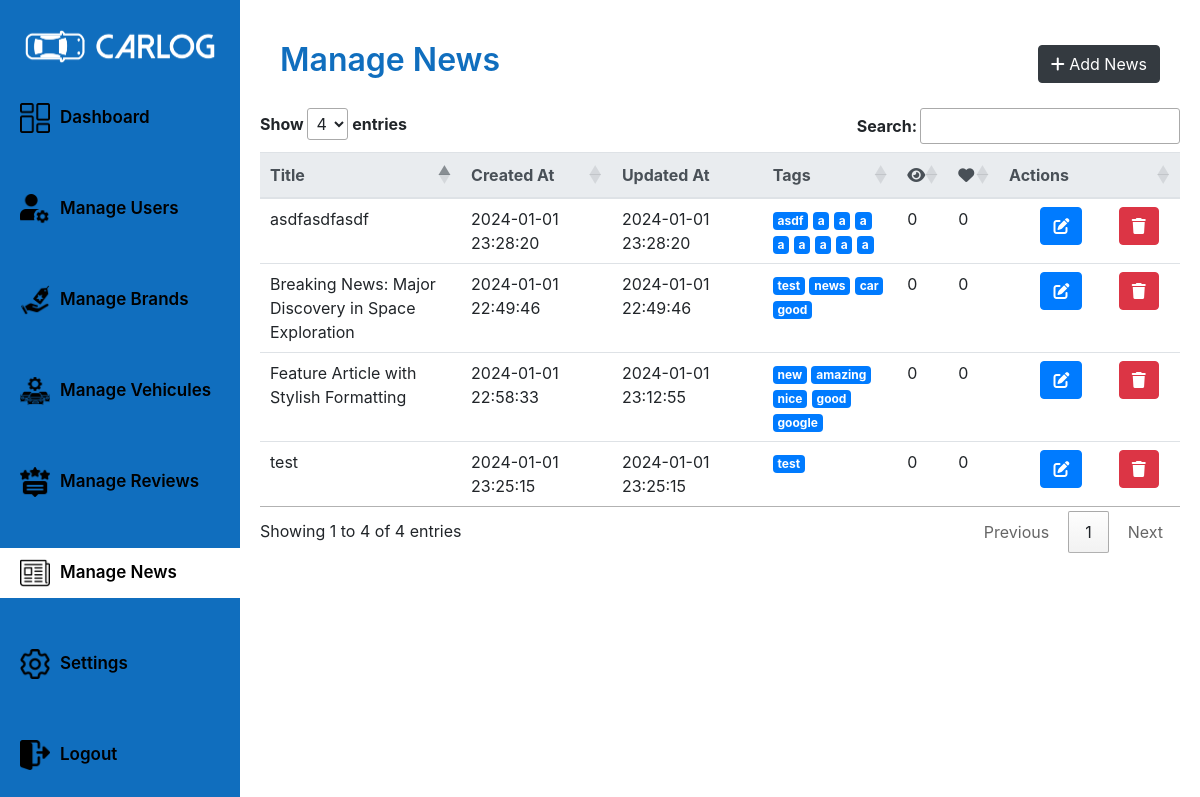
Screenshot of /admin/manageNewsPage/ (signed in) with the database file from the repository.
### tables this page shows
CREATE TABLE `news` (
  `id` int(11) NOT NULL,
  `title` varchar(255) NOT NULL,
  `content` text NOT NULL,
  `link` varchar(255) DEFAULT NULL,
  `created_at` timestamp NOT NULL DEFAULT current_timestamp(),
  `updated_at` timestamp NOT NULL DEFAULT current_timestamp() ON UPDATE current_timestamp(),
  `tags` varchar(255) DEFAULT NULL,
  `views_count` int(11) DEFAULT 0,
  `likes_count` int(11) DEFAULT 0
);

### app/router.php (called while the page is built, shortened)
<?php
require_once($_SERVER['DOCUMENT_ROOT'] . "/CarLog/app/views/adminViews/manageNewsPage.php");
$request = rtrim($_SERVER['REQUEST_URI'], '/') . '/';
$request = strtok($request, '?');
$userRole = isset($_SESSION['USER']) ? $_SESSION['USER']['role'] : 'GUEST';
$view = null;
switch ($request) {
    case '/CarLog/admin/manageNewsPage/':
        if ($userRole === 'ADMIN') {
            $view = new ManageNewsPage();
        } else {
            $view = new UnAuthorizedPage();
        }
        break;
}
$view->showPage();

### config/queries/newsQueries.php (called while the page is built, shortened)
<?php
require_once($_SERVER['DOCUMENT_ROOT'] . '/CarLog/app/controllers/databaseController.php');
class NewsQueries
{
    public static function getAllNews()
    {
        return "SELECT * FROM news";
    }
}

### app/models/newsModel.php (called while the page is built, shortened)
<?php
require_once($_SERVER['DOCUMENT_ROOT'] . "/CarLog/Config/queries/newsQueries.php");
require_once($_SERVER['DOCUMENT_ROOT'] . '/CarLog/app/controllers/databaseController.php');
class NewsModel
{
    public function getAllNews()
    {
        $dbController = new DatabaseController();
        $database = $dbController->connect();
        $query = NewsQueries::getAllNews();
        $news = $dbController->request($database, $query);
        return $news;
    }
}

### app/controllers/databaseController.php (called while the page is built, shortened)
<?php
require_once($_SERVER['DOCUMENT_ROOT'] . '/CarLog/app/models/databaseModel.php');
class DatabaseController
{
    public function request($database, $query, $params = [])
    {
        $databaseModel = new DatabaseModel();
        return $databaseModel->request($database, $query, $params);
    }
}

### app/models/databaseModel.php (called while the page is built, shortened)
<?php
class DatabaseModel
{
    public function request($database, $query, $params = [])
    {
        try {
            $stmt = $database->prepare($query);
            if ($stmt) {
                if (!empty($params)) {
                    $stmt->execute($params);
                } else {
                    $stmt->execute();
                }
                $result = $stmt->fetchAll(PDO::FETCH_ASSOC);
                return $result;
            } else {
                return false;
            }
        } catch (PDOException $e) {
            echo "Query execution failed: " . $e->getMessage();
            return false;
        }
    }
}

### app/controllers/newsController.php (called while the page is built, shortened)
<?php
require_once($_SERVER['DOCUMENT_ROOT'] . '/CarLog/app/models/newsModel.php');
class NewsController
{
    public function getAllNews()
    {
        $newModel = new NewsModel();
        return $newModel->getAllNews();
    }
}

### app/views/adminViews/manageNewsPage.php (the view, shortened to what this page needs)
<?php
require_once($_SERVER['DOCUMENT_ROOT'] . "/CarLog/app/views/sharedViews/sharedViews.php");
require_once($_SERVER['DOCUMENT_ROOT'] . "/CarLog/app/controllers/newsController.php");
class ManageNewsPage
{
    public function showPage()
    {
        ?>
        <div class="dashboard__page">
            <div class="dashboard__content">
                <div class="dashboard__header-news">
                    <h1>Manage News</h1>
                    <button class="btn btn-dark" id="toggleButtonNews">
                        <i class="fas fa-plus"></i>
                        <span>Add News</span>
                    </button>
                </div>
                <?php
                $this->showNewsTable();
                ?>
            </div>
        </div>
        <?php
    }
        ?>
        <?php
    public function showNewsTable()
    {
        $newsController = new NewsController();
        $news = $newsController->getAllNews();
        ?>
        <div class="news__table" id="newsTable" style="display: none;">
            <table class="table table-hover" id="newTable">
                <thead class="thead-light">
                    <tr>
                        <th>Title</th>
                        <th>Created At</th>
                        <th>Updated At</th>
                        <th>Tags</th>
                        <th>
                            <i class="fas fa-eye"></i>
                        </th>
                        <th>
                            <i class="fas fa-heart"></i>
                        </th>
                        <th>Actions</th>
                    </tr>
                </thead>
                <tbody>
                    <?php foreach ($news as $item) { ?>
                        <tr>
                            <td>
                                <?php echo $item['title']; ?>
                            </td>
                            <td>
                                <?php echo $item['created_at']; ?>
                            </td>
                            <td>
                                <?php echo $item['updated_at']; ?>
                            </td>
                            <td>
                                <?php
                                $tags = explode(',', $item['tags']);
                                foreach ($tags as $tag) {
                                    $tag = trim($tag);
                                    if (!empty($tag)) {
                                        echo '<span class="badge badge-primary">' . $tag . '</span> ';
                                    }
                                }
                                ?>
                            </td>
                            <td>
                                <?php echo $item['views_count']; ?>
                            </td>
                            <td>
                                <?php echo $item['likes_count']; ?>
                            </td>
                            <td class="table__action__btn">
                                <button class="btn btn-primary"
                                    onclick="location.href='/CarLog/admin/news/?id=<?php echo $item['id']; ?>'">
                                    <i class="fas fa-edit"></i>
                                </button>
                                <button class="btn btn-danger" onclick="deleteNews(<?= $item['id']; ?>)">
                                    <i class="fas fa-trash"></i>
                                </button>
                            </td>
                        </tr>
                    <?php } ?>
                </tbody>
            </table>
        </div>
        <?php
    }
}

### public/styles/user.css (style rules this page uses)
* { box-sizing: border-box; }

### public/styles/admin.css (style rules this page uses)
:root { --primary-color: rgb(16, 110, 190); --secondary-color: rgb(32, 139, 232); --white-color: #fff; }
* { margin: 0; padding: 0; box-sizing: border-box; }
.dashboard__page { width: 100%; height: 100vh; display: flex; flex-direction: row; justify-content: flex-start; align-items: center; overflow: hidden; }
.dashboard__content { width: 80%; height: 100%; display: flex; flex-direction: column; justify-content: flex-start; align-items: start; padding: 20px; }
.dashboard__content h1 { font-size: 32px; font-weight: 600; color: var(--primary-color); line-height : 1.5 !important; }
.users__table, .brands__table , .vehicules__table , .vehicule__reviews__table, .brand__reviews__table, .news__table { min-width: 100%; width: 100%; height: 100%; }
.news__table { overflow-y: scroll; overflow-x: hidden; }
.table__action__btn { width: 100%; height: 100%; display: flex; flex-direction: row; justify-content: space-evenly; gap: 5px; }
th { padding-right: 0 !important; }
.dashboard__header-brands , .dashboard__header-users , .dashboard__header-vehicules ,.dashboard__header-news { width: 100%; height: 100px; display: flex; flex-direction: row; justify-content: space-between; align-items: center; padding: 0 20px; }

### rows the page displays
news: title "Breaking News: Major Discovery in Space Exploration", created_at "2024-01-01 22:49:46", updated_at "2024-01-01 22:49:46", tags "test", tags "news", tags "car", tags "good", views_count "0", likes_count "0"
news: title "Feature Article with Stylish Formatting", created_at "2024-01-01 22:58:33", updated_at "2024-01-01 23:12:55", tags "new", tags "amazing", tags "nice", tags "good", tags "google", views_count "0", likes_count "0"
news: title "test", created_at "2024-01-01 23:25:15", updated_at "2024-01-01 23:25:15", tags "test", views_count "0", likes_count "0"
news: title "asdfasdfasdf", created_at "2024-01-01 23:28:20", updated_at "2024-01-01 23:28:20", tags "asdf", tags "a", views_count "0", likes_count "0"

### other values shown
$link['text'] "Dashboard"
$link['text'] "Manage Users"
$link['text'] "Manage Brands"
$link['text'] "Manage Vehicules"
$link['text'] "Manage Reviews"
$link['text'] "Manage News"
$link['text'] "Settings"
$link['text'] "Logout"
